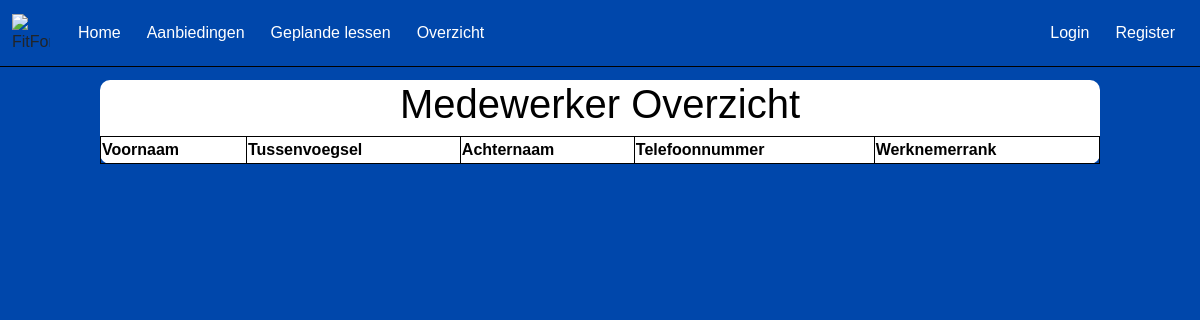
/medewerkeroverzicht/MedewerkerOverzicht.php, run on an earlier commit of the app's database.
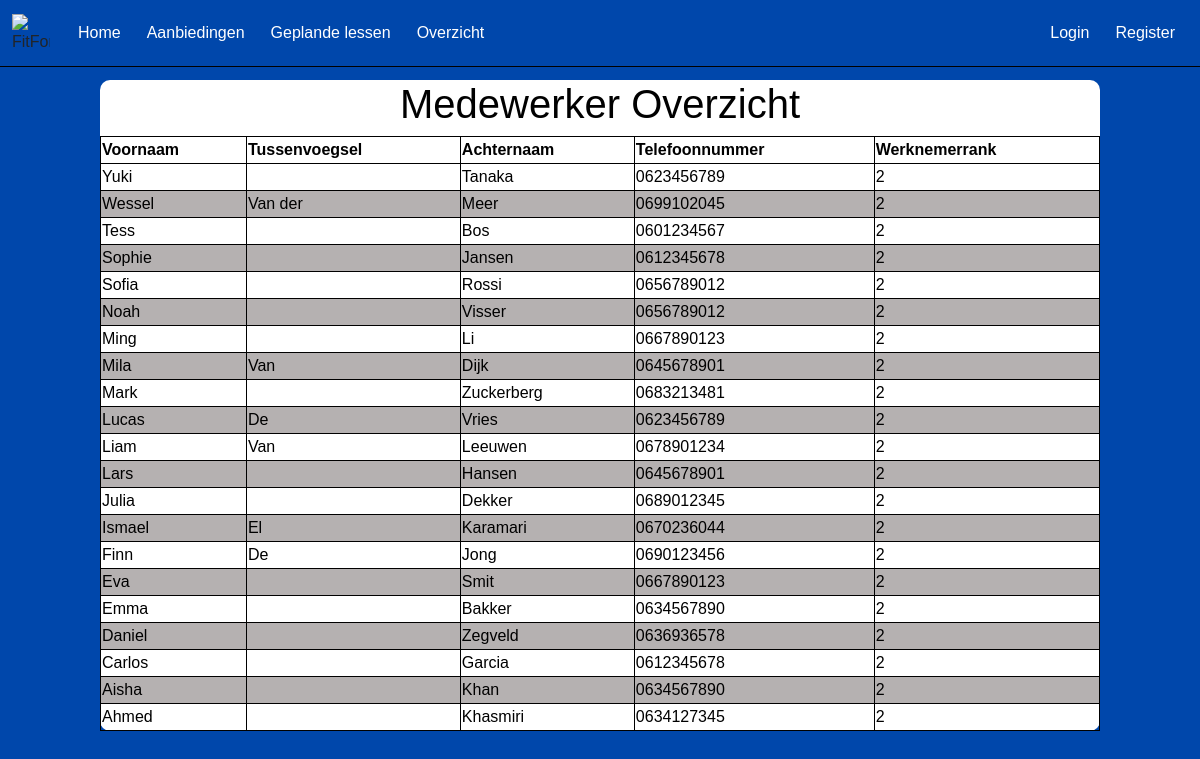
And on a later commit of the database.
### tables this page shows
CREATE TABLE MedewerkerOverzicht
(
    Id               TINYINT(3)          UNSIGNED           NOT NULL   AUTO_INCREMENT
    ,Voornaam        VARCHAR(150)                           NOT NULL
    ,Tussenvoegsel   VARCHAR(50)                            NULL
    ,Achternaam      VARCHAR(150)                           NOT NULL
    ,Telefoonnummer  VARCHAR(180)                           NOT NULL
    ,Werknemerrank   VARCHAR(180)                           NOT NULL
    ,IsActief        BIT                                    NOT NULL    DEFAULT 1
    ,Opmerking       VARCHAR(255)                           NULL        DEFAULT NULL
    ,DatumAangemaakt DATETIME(6)                            NOT NULL    
    ,DatumGewijzigd  DATETIME(6)                            NOT NULL
    ,CONSTRAINT      PK_MedewerkerOverzicht_Id              PRIMARY KEY CLUSTERED(Id)
);

### medewerkeroverzicht/MedewerkerOverzicht.php (the view, shortened to what this page needs)
<?php
        include('config.php');
        $dsn = "mysql:host=$dbHost;dbname=$dbName;charset=UTF8";
        $pdo = new PDO($dsn, $dbUser, $dbPass);
        $sql = "SELECT  MWOZ.Voornaam,
                                        MWOZ.Tussenvoegsel,
                                        MWOZ.Achternaam,
                                        MWOZ.Telefoonnummer,
                                        MWOZ.Werknemerrank
                        FROM medewerkeroverzicht AS MWOZ
                        ORDER BY MWOZ.Voornaam DESC";
        $statement = $pdo->prepare($sql);
        $statement->execute();
        $result = $statement->fetchAll(PDO::FETCH_OBJ);
?>
<!DOCTYPE html>
<html lang="en">
<head>
        <link href="https://cdn.jsdelivr.net/npm/bootstrap@5.3.3/dist/css/bootstrap.min.css" rel="stylesheet">
        <link href="style.css" rel="stylesheet">
</head>
<body>
  <nav class="navbar navbar-expand-lg fixed-top">
    <div class="container-fluid">
        <img class="logo"
          src="https://www.burda-forward.de/files/images/03_Media/Brands/FitForFun/BF_Media_Brands_FitForFun_logo.png"
          alt="FitForFun Logo">
      <div class="collapse navbar-collapse" id="navbarNav">
        <ul class="navbar-nav me-auto">
        <li class="nav-item">
        <a class="nav-link nav-link-Home" href="../Homepagina/index.php">Home</a>
      </li>
      <li class="nav-item">
      <a class="nav-link" href="../AanbiedingenPagina/aanbiedingen.php">Aanbiedingen</a>
      </li>
      <li class="nav-item">
        <a class="nav-link" href="../lessonkalender/lessen.php">Geplande lessen</a>
      </li>
      <li class="nav-item">
        <a class="nav-link" href="../Dashboard/Dashboard.php">Overzicht</a>
      </li>
        </ul>
        <ul class="navbar-nav">
          <li class="nav-item">
            <a class="nav-link" href="#">Login</a>
          </li>
          <li class="nav-item">
            <a class="nav-link" href="#">Register</a>
          </li>
        </ul>
      </div>
    </div>
  </nav>
  <div class="container-table">
    <h1>Medewerker Overzicht</h1>
    <table>
      <tr>
        <th>Voornaam</th>
        <th>Tussenvoegsel</th>
        <th>Achternaam</th>
        <th>Telefoonnummer</th>
        <th>Werknemerrank</th>
      </tr>
      <?php foreach ($result as $row): ?>
        <tr>
          <td><?php echo htmlspecialchars($row->Voornaam); ?></td>
          <td><?php echo htmlspecialchars($row->Tussenvoegsel ?? ''); ?></td>
          <td><?php echo htmlspecialchars($row->Achternaam); ?></td>
          <td><?php echo htmlspecialchars($row->Telefoonnummer); ?></td>
          <td><?php echo htmlspecialchars($row->Werknemerrank); ?></td>
        </tr>
      <?php endforeach; ?>
    </table>
  </div>
</body>
</html>

### medewerkeroverzicht/style.css (style rules this page uses)
body { font-family: Arial, sans-serif; background-color: #0047AB !important; background-size: cover; background-position: center; padding-top: 80px; }
h1 { color: rgb(0, 0, 0) !important; text-align: center; }
.navbar { background-color: #0047AB; border-bottom: 1px solid black; }
.navbar .logo { width: 38px; height: 38px; margin-right: 15px; }
.nav-item { color: white; margin: 5px; }
.nav-link { color: white !important; }
.container-table { max-width: 1000px; margin: 0 auto; background: rgb(255, 255, 255); border-radius: 10px; }
.container-table table { width: 100%; border-collapse: collapse; border-spacing: 0; color: rgb(0, 0, 0); border: 1px solid black; }
.container-table table tr td { border: 1px solid black; }
.container-table table tr th { border: 1px solid black; }
.container-table table tr:nth-child(odd) td { background-color: rgb(181, 177, 177); }

What changed in the data, as far as the page shows it:
added medewerkeroverzicht: Voornaam "Yuki", Achternaam "Tanaka", Telefoonnummer "0623456789", Werknemerrank "2"
added medewerkeroverzicht: Voornaam "Wessel", Tussenvoegsel "Van der", Achternaam "Meer", Telefoonnummer "0699102045", Werknemerrank "2"
added medewerkeroverzicht: Voornaam "Tess", Achternaam "Bos", Telefoonnummer "0601234567", Werknemerrank "2"
added medewerkeroverzicht: Voornaam "Sophie", Achternaam "Jansen", Telefoonnummer "0612345678", Werknemerrank "2"
added medewerkeroverzicht: Voornaam "Sofia", Achternaam "Rossi", Telefoonnummer "0656789012", Werknemerrank "2"
added medewerkeroverzicht: Voornaam "Noah", Achternaam "Visser", Telefoonnummer "0656789012", Werknemerrank "2"
added medewerkeroverzicht: Voornaam "Ming", Achternaam "Li", Telefoonnummer "0667890123", Werknemerrank "2"
added medewerkeroverzicht: Voornaam "Mila", Tussenvoegsel "Van", Achternaam "Dijk", Telefoonnummer "0645678901", Werknemerrank "2"
added medewerkeroverzicht: Voornaam "Mark", Achternaam "Zuckerberg", Telefoonnummer "0683213481", Werknemerrank "2"
added medewerkeroverzicht: Voornaam "Lucas", Tussenvoegsel "De", Achternaam "Vries", Telefoonnummer "0623456789", Werknemerrank "2"
added medewerkeroverzicht: Voornaam "Liam", Tussenvoegsel "Van", Achternaam "Leeuwen", Telefoonnummer "0678901234", Werknemerrank "2"
added medewerkeroverzicht: Voornaam "Lars", Achternaam "Hansen", Telefoonnummer "0645678901", Werknemerrank "2"
added medewerkeroverzicht: Voornaam "Julia", Achternaam "Dekker", Telefoonnummer "0689012345", Werknemerrank "2"
added medewerkeroverzicht: Voornaam "Ismael", Tussenvoegsel "El", Achternaam "Karamari", Telefoonnummer "0670236044", Werknemerrank "2"
added medewerkeroverzicht: Voornaam "Finn", Tussenvoegsel "De", Achternaam "Jong", Telefoonnummer "0690123456", Werknemerrank "2"
added medewerkeroverzicht: Voornaam "Eva", Achternaam "Smit", Telefoonnummer "0667890123", Werknemerrank "2"
added medewerkeroverzicht: Voornaam "Emma", Achternaam "Bakker", Telefoonnummer "0634567890", Werknemerrank "2"
added medewerkeroverzicht: Voornaam "Daniel", Achternaam "Zegveld", Telefoonnummer "0636936578", Werknemerrank "2"
added medewerkeroverzicht: Voornaam "Carlos", Achternaam "Garcia", Telefoonnummer "0612345678", Werknemerrank "2"
added medewerkeroverzicht: Voornaam "Aisha", Achternaam "Khan", Telefoonnummer "0634567890", Werknemerrank "2"
added medewerkeroverzicht: Voornaam "Ahmed", Achternaam "Khasmiri", Telefoonnummer "0634127345", Werknemerrank "2"
